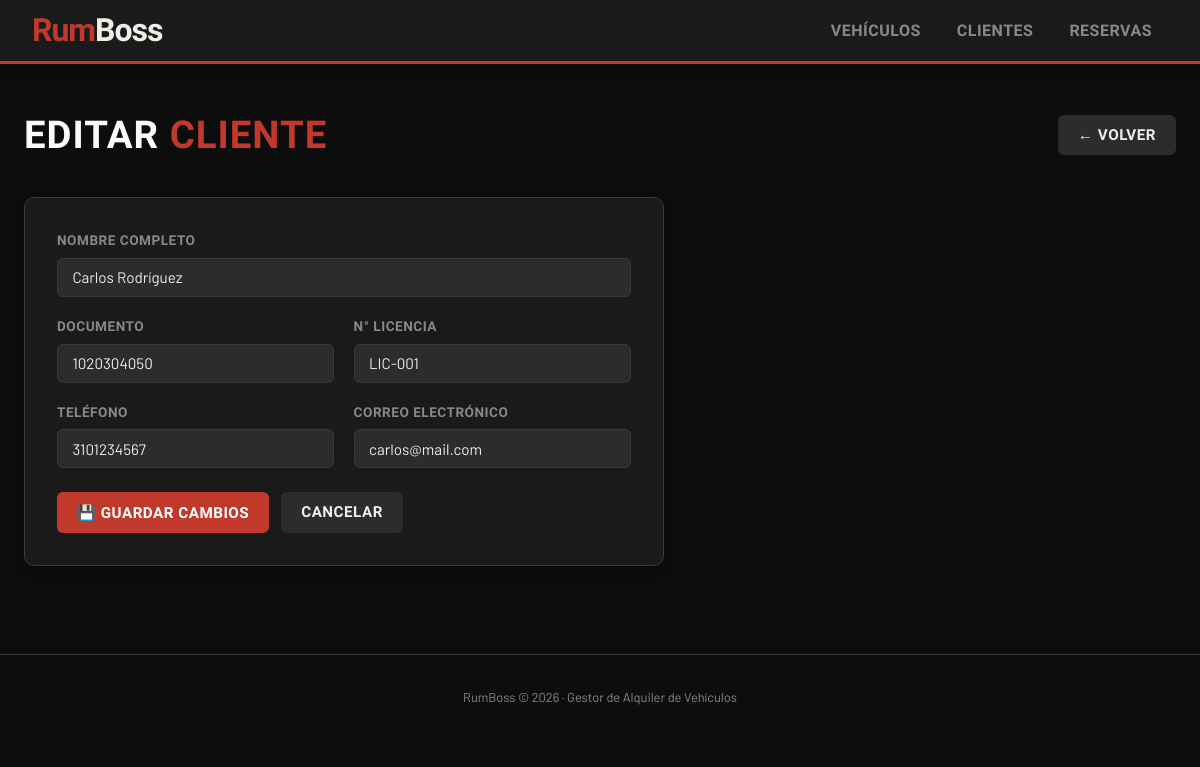
/index.php?modulo=clientes&accion=editar&id=1, run on the app's committed database.
### tables this page shows
CREATE TABLE IF NOT EXISTS clientes (
    id          INT AUTO_INCREMENT PRIMARY KEY,
    nombre      VARCHAR(100) NOT NULL,
    documento   VARCHAR(20)  NOT NULL UNIQUE,
    telefono    VARCHAR(20),
    email       VARCHAR(100),
    licencia    VARCHAR(30)  NOT NULL,
    created_at  TIMESTAMP DEFAULT CURRENT_TIMESTAMP
);

### Model/Database.php (called while the page is built)
<?php
class Database {
    private static ?PDO $conn = null;
    private static string $host   = 'localhost';
    private static string $db     = 'rumboss';
    private static string $user   = 'root';
    private static string $pass   = '';
    private static string $charset = 'utf8mb4';
    public static function getConnection(): PDO {
        if (self::$conn === null) {
            $dsn = "mysql:host=" . self::$host
                 . ";dbname=" . self::$db
                 . ";charset=" . self::$charset;
            $options = [
                PDO::ATTR_ERRMODE            => PDO::ERRMODE_EXCEPTION,
                PDO::ATTR_DEFAULT_FETCH_MODE => PDO::FETCH_ASSOC,
                PDO::ATTR_EMULATE_PREPARES   => false,
            ];
            try {
                self::$conn = new PDO($dsn, self::$user, self::$pass, $options);
            } catch (PDOException $e) {
                die("<p style='color:red;font-family:sans-serif'>
                     <strong>Error de conexión:</strong> " . htmlspecialchars($e->getMessage()) . "
                     </p>");
            }
        }
        return self::$conn;
    }
}

### Controller/ClienteController.php (called while the page is built, shortened)
<?php
require_once __DIR__ . '/../Model/ClienteModel.php';
class ClienteController {
    private ClienteModel $model;
    public function __construct() {
        $this->model = new ClienteModel();
    }
    public function formulario(int $id = 0): array {
        $cliente = $id ? $this->model->getById($id) : null;
        return ['cliente' => $cliente, 'id' => $id];
    }
}

### Model/ClienteModel.php (called while the page is built, shortened)
<?php
require_once __DIR__ . '/Database.php';
class ClienteModel {
    private PDO $db;
    public function __construct() {
        $this->db = Database::getConnection();
    }
    public function getById(int $id): array|false {
        $stmt = $this->db->prepare(
            "SELECT * FROM clientes WHERE id = :id"
        );
        $stmt->execute([':id' => $id]);
        return $stmt->fetch();
    }
}

### View/clientes/formulario.php (the view, shortened to what this page needs)
<?php
$esEditar  = !empty($datos['id']);
require_once __DIR__ . '/../shared/header.php';
$prev    = $_SESSION['form_data']    ?? [];
$v = $datos['cliente'] ?? $prev;
function val(array $arr, string $key): string {
    return htmlspecialchars($arr[$key] ?? '');
}
?>
<div class="page-header">
    <h1 class="page-title"><?= $esEditar ? 'Editar' : 'Nuevo' ?> <span>Cliente</span></h1>
    <a href="index.php?modulo=clientes" class="btn btn-gris">← Volver</a>
</div>
<div class="form-card">
    <form method="POST"
          action="index.php?modulo=clientes&accion=<?= $esEditar ? 'editar&id='.(int)$datos['id'] : 'crear' ?>">
        <div class="form-grid">
            <div class="campo full">
                <label for="nombre">Nombre completo</label>
                <input type="text" id="nombre" name="nombre"
                       value="<?= val($v, 'nombre') ?>" placeholder="Ej: Juan Pérez" required>
            </div>
            <div class="campo">
                <label for="documento">Documento</label>
                <input type="text" id="documento" name="documento"
                       value="<?= val($v, 'documento') ?>" placeholder="Cédula / NIT" required>
            </div>
            <div class="campo">
                <label for="licencia">N° Licencia</label>
                <input type="text" id="licencia" name="licencia"
                       value="<?= val($v, 'licencia') ?>" placeholder="LIC-001" required>
            </div>
            <div class="campo">
                <label for="telefono">Teléfono</label>
                <input type="tel" id="telefono" name="telefono"
                       value="<?= val($v, 'telefono') ?>" placeholder="310 000 0000">
            </div>
            <div class="campo">
                <label for="email">Correo electrónico</label>
                <input type="email" id="email" name="email"
                       value="<?= val($v, 'email') ?>" placeholder="correo@ejemplo.com">
            </div>
        </div>
        <div class="form-acciones">
            <button type="submit" class="btn btn-rojo">
                <?= $esEditar ? '💾 Guardar cambios' : '+ Registrar cliente' ?>
            </button>
            <a href="index.php?modulo=clientes" class="btn btn-gris">Cancelar</a>
        </div>
    </form>
</div>
<?php require_once __DIR__ . '/../shared/footer.php'; ?>

### View/css/estilos.css (style rules this page uses)
*, *::before, *::after { box-sizing: border-box; margin: 0; padding: 0; }
:root { --rojo: #C0392B; --rojo-claro:#E74C3C; --negro: #0D0D0D; --gris-osc: #1A1A1A; --gris-med: #2C2C2C; --gris-bord: #3A3A3A; --gris-lite: #888; --crema: #F0EDE6; --blanco: #FAFAF8; --verde: #27AE60; --amarillo: #F39C12; --font-h: 'Barlow Condensed', sans-serif; --font-b: 'Barlow', sans-serif; --radio: 6px; --sombra: 0 4px 20px rgba(0,0,0,.45); }
body { background: var(--negro); color: var(--crema); font-family: var(--font-b); font-size: 15px; line-height: 1.6; min-height: 100vh; }
.page-header { display: flex; align-items: center; justify-content: space-between; margin-bottom: 2rem; gap: 1rem; }
.page-title { font-family: var(--font-h); font-size: 2.4rem; font-weight: 800; text-transform: uppercase; letter-spacing: 1px; color: var(--blanco); }
.page-title span { color: var(--rojo); }
.btn { display: inline-flex; align-items: center; gap: .4rem; font-family: var(--font-h); font-weight: 700; font-size: .95rem; letter-spacing: .5px; text-transform: uppercase; text-decoration: none; padding: .5rem 1.25rem; border-radius: var(--radio); border: none; cursor: pointer; transition: filter .15s, transform .1s; }
.btn-rojo { background: var(--rojo); color: #fff; }
.btn-gris { background: var(--gris-med); color: var(--crema); }
.form-card { background: var(--gris-osc); border-radius: 10px; padding: 2rem; max-width: 640px; box-shadow: var(--sombra); border: 1px solid var(--gris-bord); }
.form-grid { display: grid; grid-template-columns: 1fr 1fr; gap: 1.2rem; }
.form-grid .full { grid-column: 1 / -1; }
.campo { display: flex; flex-direction: column; gap: .35rem; }
.campo label { font-family: var(--font-h); font-size: .85rem; font-weight: 700; letter-spacing: .5px; text-transform: uppercase; color: var(--gris-lite); }
.campo input, .campo select, .campo textarea { background: var(--gris-med); border: 1px solid var(--gris-bord); border-radius: var(--radio); color: var(--crema); font-family: var(--font-b); font-size: .95rem; padding: .6rem .9rem; transition: border-color .18s; outline: none; }
.form-acciones { display: flex; gap: .75rem; margin-top: 1.5rem; }

### data on the page
clientes: nombre "Carlos Rodríguez", documento "1020304050", licencia "LIC-001", telefono "3101234567", email "carlos@mail.com"
